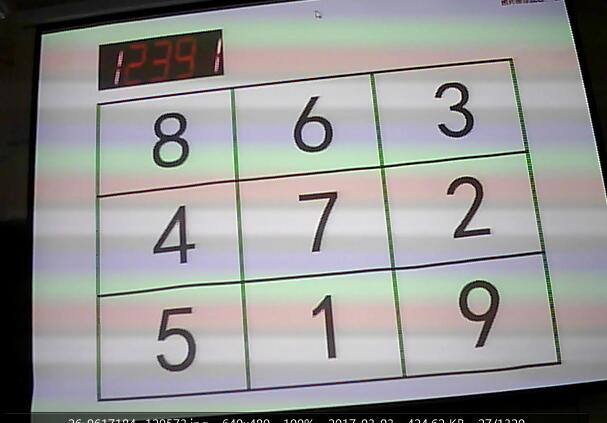
#> input picture WZQ/DigitalImageProcessing/1.jpg, 607 x 423 px; its folder holds only this picture in this run
$ python -i sliceimage.py   (imports and definitions only)   (Python 2 division)
#> lines starting #> are read from the running program, lines starting #| are printed output that depends on the picture; after the words box and inside, x2 and y2 are one past the last pixel; in counts of white or black regions, pixels touching at a corner belong together
#> further down, picture is the input picture: shape (423, 607, 3); mean B, G, R 148.2, 149.5, 149.4
import cv2
import os

count=0

def split_img(raw_image):

    gray = cv2.cvtColor(raw_image, cv2.COLOR_BGR2GRAY)
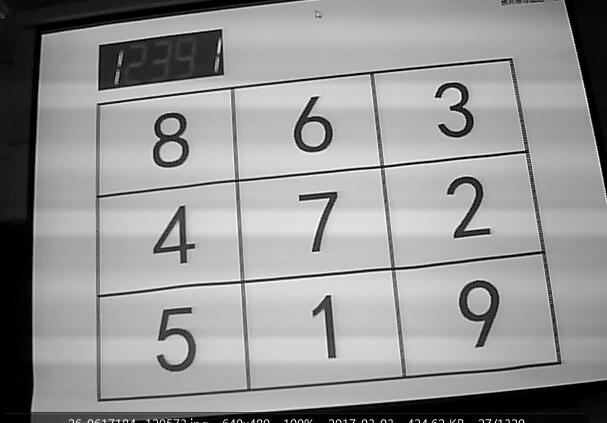
#> gray: shape (423, 607); min 0, max 255, mean 149.3
    bw = cv2.adaptiveThreshold(gray, 255, cv2.ADAPTIVE_THRESH_GAUSSIAN_C, cv2.THRESH_BINARY_INV, 25, 25)
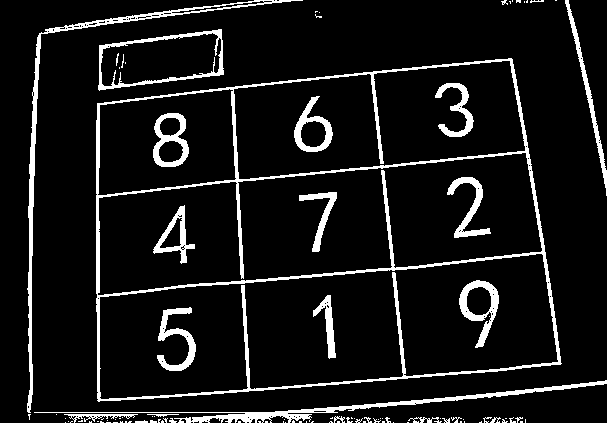
#> bw: shape (423, 607); 9.1% white; 104 white regions (77 under 20 px), largest, box (x1, y1, x2, y2) and area: (96, 58, 562, 402) 8773, (27, 0, 303, 413) 2600, (34, 380, 607, 423) 2288

    edge = cv2.Canny(bw.copy(), 500, 2000, apertureSize=5)
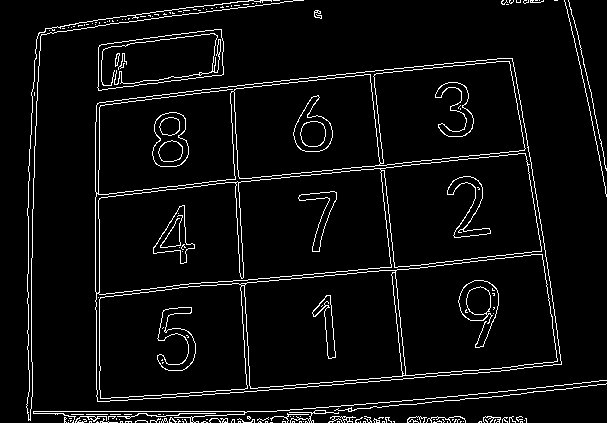
#> edge: shape (423, 607); 5.2% white in thin lines or dots
    contours, hierarchy = cv2.findContours(edge.copy(), cv2.RETR_TREE, cv2.CHAIN_APPROX_SIMPLE)
#> contours = 229 contours, 180 with area under 20; largest, box (x1, y1, x2, y2) and area: (95, 58, 562, 402) 136160, (95, 58, 562, 402) 68116, (99, 254, 558, 399) 47616, (98, 168, 392, 295) 27810, (395, 254, 558, 376) 16198
    temp_x=[]
    global count
    for i in contours:
        x, y, w, h = cv2.boundingRect(i)
        if w > 30 or h > 40 or h < 25 or w <15:  # give up useless part
            continue
        if x in temp_x:
            continue
        for j in range(x-5,x+5,1):
            temp_x.append(j)
        roi = raw_image[y:y + h, x:x + w]
        cv2.imwrite("/Users/wzq/Desktop/digit_split/"+str(count)+".png",roi)
        count+=1
#> this loop made 229 passes
#> (x, y, w, h) on passes 1, 3, 4: (358, 422, 1, 1), (68, 422, 1, 1), (520, 421, 3, 2)
#> after the loop, count = 3; temp_x = 30 values from 155 to 470
path="/Users/wzq/Downloads/testcase1/"
# [6 lines not run here, left out]

>>> import cv2
>>> picture = cv2.imread('../1.jpg')
>>> result = split_img(picture)
